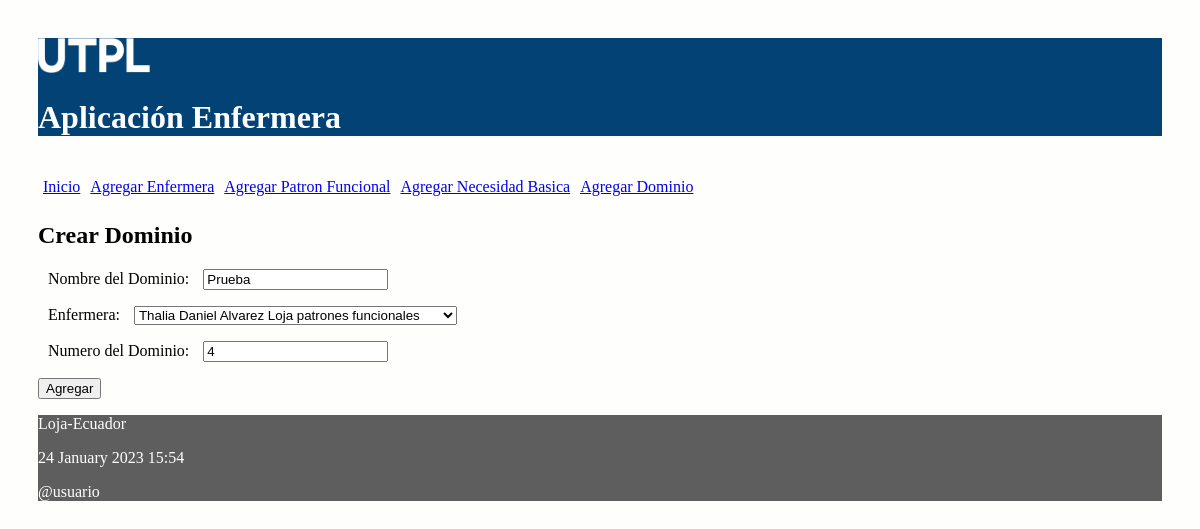
The app's page /editar/dominio/1 with its own data.
### enfermeria/models.py (models this page shows, shortened)
class Dominio(models.Model):
    nombreDominio = models.CharField('Nombre del Dominio' ,max_length=100)
    nroDominio = models.IntegerField('Numero del Dominio')
    enfermera = models.ForeignKey(Enfermera, on_delete=models.CASCADE,
            related_name="dominios")

### enfermeria/views.py (the view)
# urls.py: path('editar/dominio/<int:id>', views.editar_dominio,
def editar_dominio(request, id):
    dominio = Dominio.objects.get(pk=id)
    if request.method=='POST':
        formulario = DominioForm(request.POST, instance=dominio)
        print(formulario.errors)
        if formulario.is_valid():
            formulario.save()
            return redirect(index)
    else:
        formulario = DominioForm(instance=dominio)
    diccionario = {'formulario': formulario}
    return render(request, 'crear_dominio.html', diccionario)

### enfermeria/forms.py
class DominioForm(ModelForm):
    class Meta:
        model = Dominio
        fields = ['nombreDominio', 'enfermera', 'nroDominio']

### enfermeria/models.py (called while the page is built)
	def __str__(self):
		return "%s %s %s %s" % (self.nombre,
			self.direccion,
			self.ciudad,
			self.tipo)

### enfermeria/templates/crear_dominio.html (shortened to what this page needs)
{% extends "master.html" %}
{% block content %}
<h2>Crear Dominio</h2>
<form action="" method="post">
  {{formulario.as_p}}
  <p><input type='submit' value='Agregar'/></p>
</form>
{% endblock %}

### enfermeria/static/css/estilos.css (style rules this page uses)
body { background: #FEFEFD; padding: 30px; }
label { padding: 12px 10px; }

### records on screen
Dominio: nombreDominio "Prueba", enfermera "Thalia Daniel Alvarez Loja patrones funcionales", nroDominio "4"
